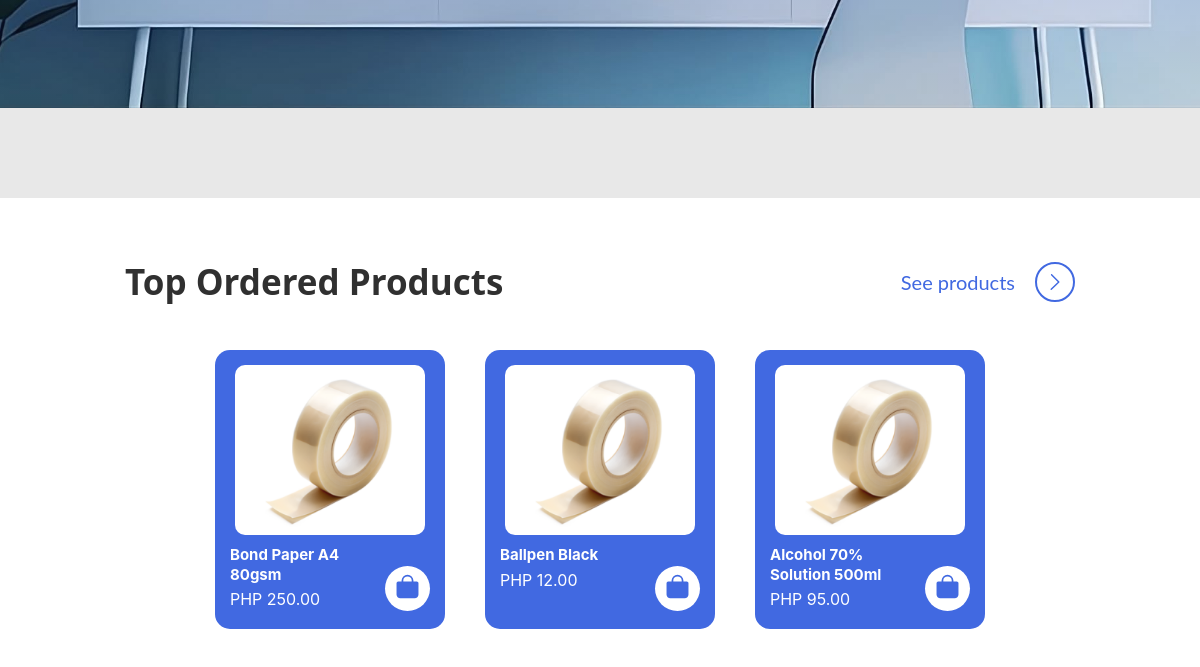
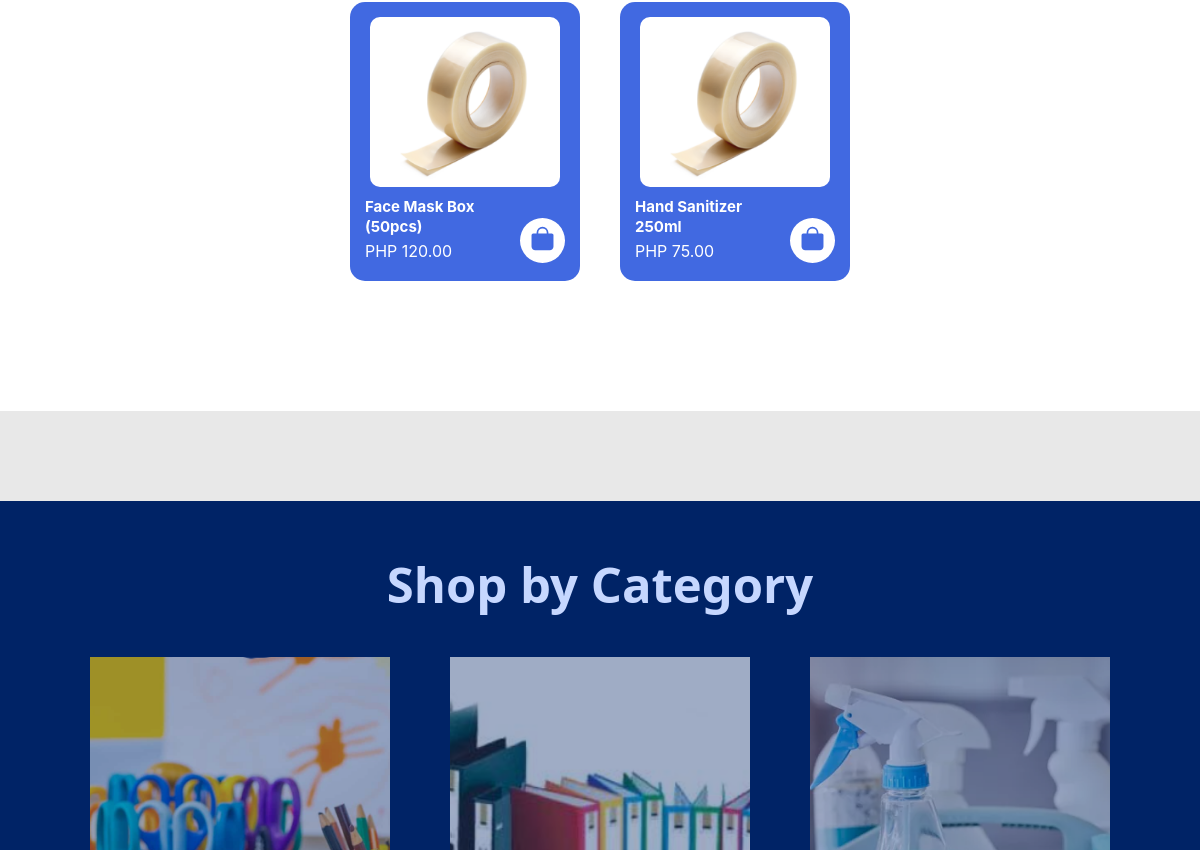
The app's page /pages/index.php (middle part), older data (2 pictures, top to bottom).
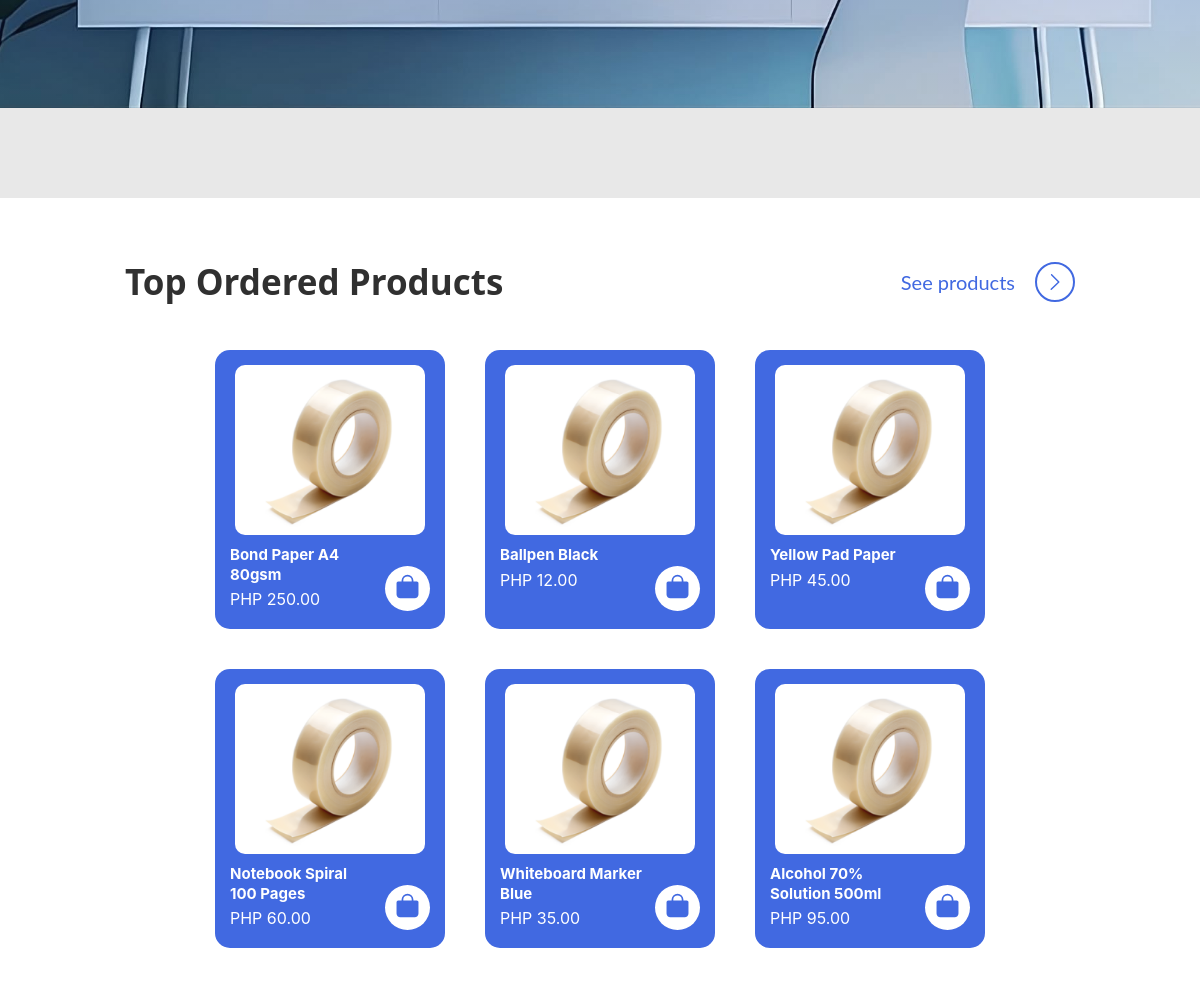
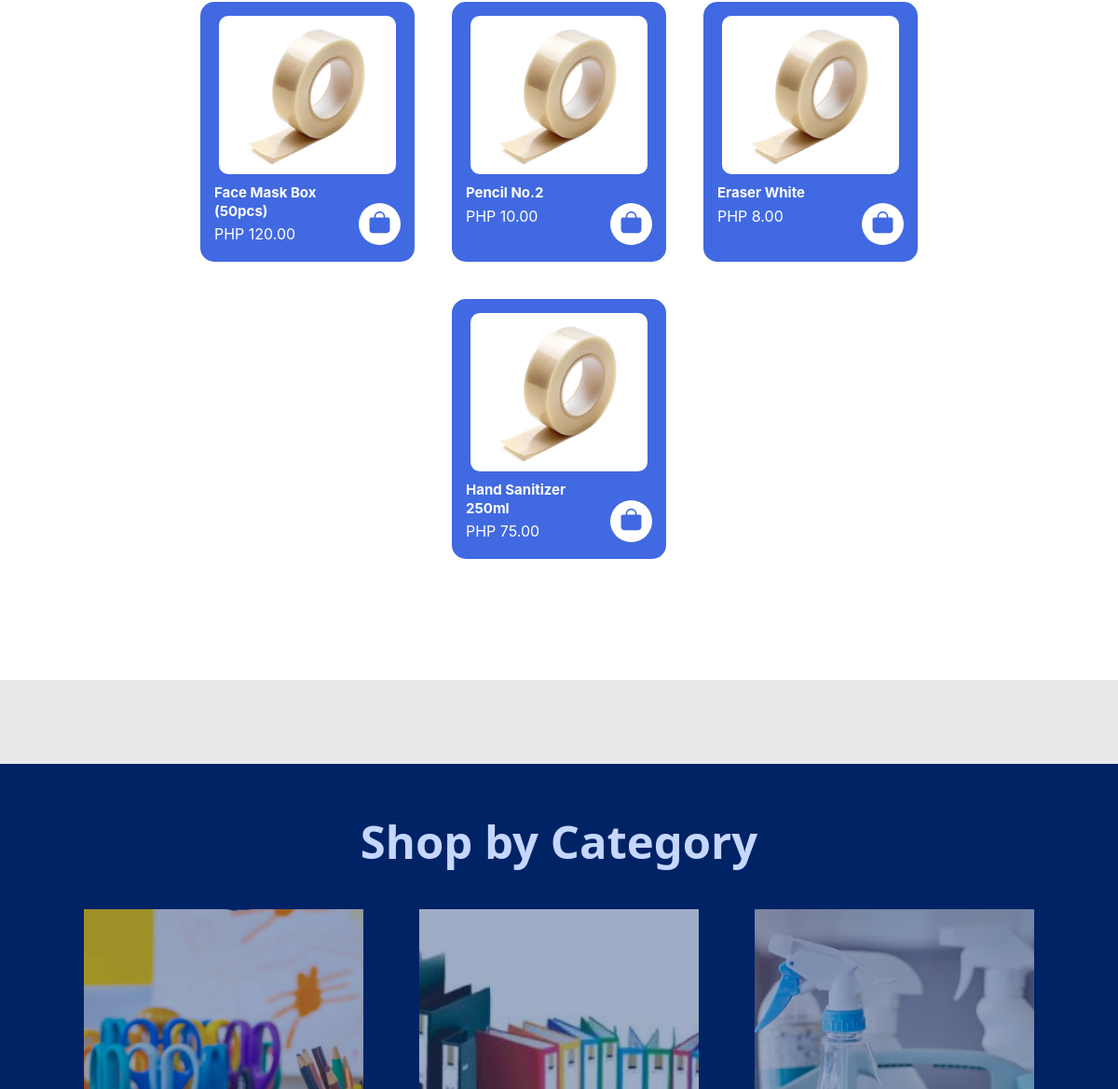
The same page, newer data (2 pictures, top to bottom).
### tables this page shows
CREATE TABLE `products` (
  `product_id` int(11) NOT NULL,
  `category_id` int(11) NOT NULL,
  `product_name` varchar(150) NOT NULL,
  `product_code` varchar(50) DEFAULT NULL,
  `description` text DEFAULT NULL,
  `price` decimal(10,2) NOT NULL,
  `stock_quantity` int(11) UNSIGNED NOT NULL,
  `min_stock_level` int(11) UNSIGNED DEFAULT 0,
  `product_image` varchar(255) DEFAULT NULL,
  `is_featured` tinyint(1) DEFAULT 0,
  `is_top_order` tinyint(1) DEFAULT 0,
  `isActive` tinyint(1) DEFAULT 1,
  `created_at` datetime DEFAULT current_timestamp(),
  `updated_at` timestamp NOT NULL DEFAULT current_timestamp() ON UPDATE current_timestamp()
);

### pages/index.php (the view, shortened to what this page needs)
<?php
require_once __DIR__ . '/../auth/mainpage-auth.php';
  try {
    $featured_products = $pdo->query("SELECT product_id, product_name, price FROM products WHERE is_featured = 1")->fetchAll(PDO::FETCH_ASSOC);
  } catch (PDOException $e) {
    echo "Database Error: " . $e->getMessage();
  }
 ?>
<!DOCTYPE html>
<html lang="en">
    <head>
        <link href="../assets/css/homepage.css" rel="stylesheet"/>
    </head>
    <body>
        <section class="hero">
        </section>
        <section class="products">
              <div class="products-header">
                  <h2>Top Ordered Products</h2>
                  <div class="products-actions">
                      <p>See products</p>
                      <div class="right-btn">
                          <a href="products.php">
                              <img alt="right" class="right-icon" src="../assets/svg/right-icon.svg"/>
                          </a>
                      </div>
                  </div>
              </div>
              <div class="product-grid">
                  <?php foreach ($featured_products as $products): ?>
                      <div class="product-card">
                          <a class="card-link" href="#">
                              <img alt="<?= htmlspecialchars($products['product_name']); ?>" src="../assets/images/scotch-tape-roll.png"/>
                              <div class="product-info">
                                  <h3><?= htmlspecialchars($products['product_name']); ?></h3>
                                  <p>PHP <?= number_format($products['price'], 2); ?></p>
                              </div>
                          </a>
                          <div class="cart-btn">
                              <a href="#">
                                  <img alt="cart" src="../assets/svg/bag.svg"/>
                              </a>
                          </div>
                      </div>
                  <?php endforeach; ?>
              </div>
          </section>
        <section class="categories">
            <div class="categ-header">
                <h2>Shop by Category</h2>
            </div>
            <div class="categ-grid">
                <div class="categ-card">
                    <a href="#">
                        <img alt="School Supplies" src="../assets/images/school-supplies.png"/>
                        <div class="overlay">
                        </div>
                    </a>
                </div>
                <div class="categ-card">
                    <a href="#">
                        <img alt="Office Supplies" src="../assets/images/office-supplies.png"/>
                        <div class="overlay">
                        </div>
                    </a>
                </div>
                <div class="categ-card">
                    <a href="#">
                        <img alt="Sanitary Supplies" src="../assets/images/sanitary-supplies.png"/>
                        <div class="overlay">
                        </div>
                    </a>
                </div>
            </div>
        </section>
    </body>
</html>

Row changes from the older to the newer data that the page shows:
now on this page (row edited): products: product_name "Yellow Pad Paper", price "45.00"
now on this page (row edited): products: product_name "Notebook Spiral 100 Pages", price "60.00"
now on this page (row edited): products: product_name "Whiteboard Marker Blue", price "35.00"
now on this page (row edited): products: product_name "Pencil No.2", price "10.00"
now on this page (row edited): products: product_name "Eraser White", price "8.00"
